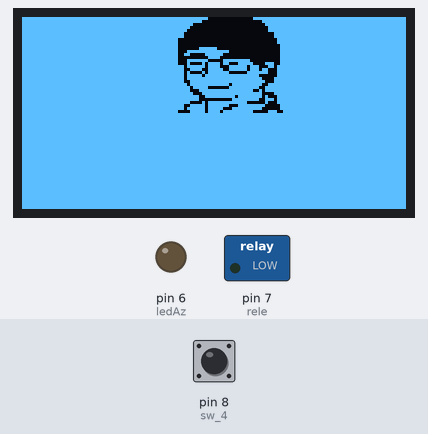
The sketch below on a simulated Arduino Uno, built with avr-gcc and run on an emulated ATmega328P. Shown: 128×64 one-colour display, switched loads named in the sketch (green lamp = pin HIGH), output pins drawn as LEDs (lit = HIGH). The test bench sets the inputs (shaded band); at power-on: pin 8 (sw_4) LOW.

Above: at 7.51 s.
At 13.6 s:
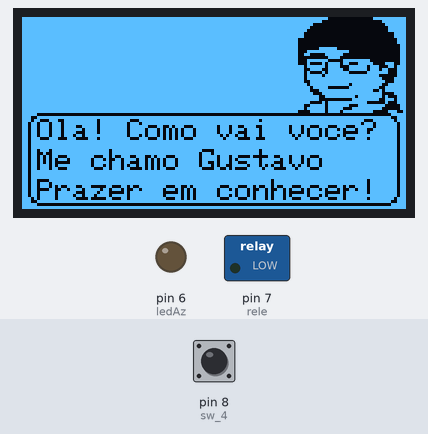
At 18.7 s:
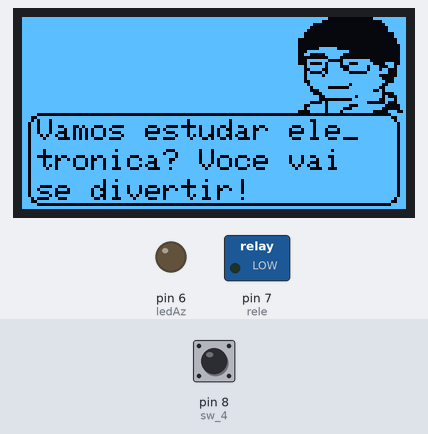
At 22.8 s:
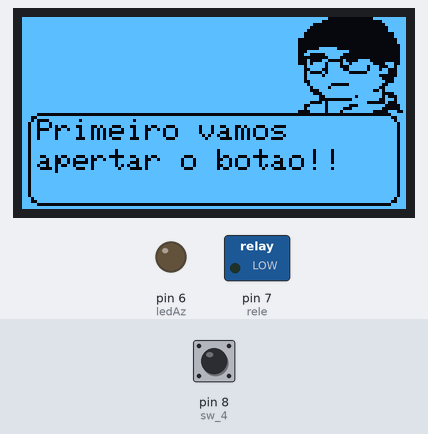
Timing chart, 0 to 24.3 s (numbered marks = the images above):
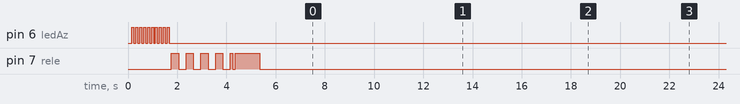

The sketch:

programa_teste.ino
```cpp
//-------------------------------------------------------------------------------------------------------------------------------------------------------------------
//                                                                            INCLUDES
//-------------------------------------------------------------------------------------------------------------------------------------------------------------------
#include <SPI.h>
#include <Wire.h>
#include <Adafruit_GFX.h>
#include <Adafruit_SSD1306.h>

Adafruit_SSD1306 display = Adafruit_SSD1306(128, 64, &Wire);
//--------------> INPUTS
#define sw_4 8

//--------------> OUTPUTS
#define rele 7
#define ledAz 6

#include "DesenhosGustavo.h"
#include "TelasBotao.h"
#include "atons.h"
#include "funcaoTelas.h"
#include "AnimacaoTelas.h"

//#define ledVm1 4
//#define ledAm1 5
//#define ledVd1 6
//
//#define ledVm2 7
//#define ledAm2 8
//#define ledVd2 9
//-------------------------------------------------------------------------------------------------------------------------------------------------------------------
//                                                                              SETUP
//-------------------------------------------------------------------------------------------------------------------------------------------------------------------
void setup()
{
  Serial.begin(9600);
  pinMode(sw_4, INPUT);
  pinMode(rele,OUTPUT);
  pinMode(ledAz,OUTPUT);
  if(!display.begin(SSD1306_SWITCHCAPVCC, 0x3C))
  {
    Serial.println(F("SSD1306 allocation failed"));
    for(;;); // Don't proceed, loop forever
  }
  display.clearDisplay(); // Clear the buffer
  display.display();
  delay(100);

  for (int x = 0; x < 10; x++) {
  digitalWrite(ledAz, HIGH);
  delay(80);
  digitalWrite(ledAz, LOW);
  delay(80);
  }

  for (int x = 0; x < 4; x++) {
  digitalWrite(rele, HIGH);
  delay(300);
  digitalWrite(rele, LOW);
  delay(300);
  }

  digitalWrite(rele, HIGH);
  delay(100);
  digitalWrite(rele, LOW);
  delay(100);
  digitalWrite(rele, HIGH);
  delay(1000);
  digitalWrite(rele, LOW);
  delay(600);

 sequenciaTelas();
}

//-------------------------------------------------------------------------------------------------------------------------------------------------------------------
//                                                                             LOOP
//-------------------------------------------------------------------------------------------------------------------------------------------------------------------
void loop() {
}
```

AnimacaoTelas.h
```cpp
void sequenciaTelas()
{
  display.clearDisplay(); // Clear the buffer
  display.display();
  delay(100);

//----------------------------------------------------------------------- INTRODUÇÃO


  drawGustavoSereno(50,0);    // Draw a small bitmap image
  for(int i=0;i<8;i++)
  {
    display.invertDisplay(false);
    delay(80);
    display.invertDisplay(true);
    delay(80);
  }

  display.startscrollright(0x00, 0x0F);
  delay(2650);
  display.stopscroll();
  delay(500);
  display.clearDisplay();
//---------------------------------------------------------------------- PRIMEIRA CENA
  display.drawRoundRect(2, 32, 124,31,4, 1);
  display.setTextSize(1);
  display.setTextColor(SSD1306_WHITE);
  display.setCursor(5, 34);
//------------------"xxxxxxxxxxxxx"---
  display.println(F("Ola! Como vai voce? "));
  display.setCursor(5, 44);
  display.println(F("Me chamo Gustavo"));
  display.setCursor(5, 54);
  display.println(F("Prazer em conhecer!"));

  for(int i=0;i<12;i++){
    drawGustavoFalando(90,0);
    delay(90);
    display.fillRoundRect(85, 0, 43,32 , 1, BLACK);
    drawGustavoSereno(90,0);
    delay(90);
    display.fillRoundRect(85, 0, 43,32 , 1, BLACK);
  }
  delay(2000);
//---------------------------------------------------------------------- SEGUNDA CENA
  display.fillRoundRect(3, 33, 122,29,4, BLACK);
  display.setTextSize(1);
  display.setTextColor(SSD1306_WHITE);
  display.setCursor(5, 34);
//------------------"xxxxxxxxxxxxx"---
  display.println(F("Vamos estudar ele_"));
  display.setCursor(5, 44);
  display.println(F("tronica? Voce vai "));
  display.setCursor(5, 54);
  display.println(F("se divertir!"));

  for(int i=0;i<12;i++){
    drawGustavoFalando(90,0);
    delay(90);
    display.fillRoundRect(85, 0, 43,32 , 1, BLACK);
    drawGustavoSereno(90,0);
    delay(90);
    display.fillRoundRect(85, 0, 43,32 , 1, BLACK);
  }
  delay(2000);
//---------------------------------------------------------------------- TERCEIRA CENA
  display.fillRoundRect(3, 33, 122,29,4, BLACK);
  display.setTextSize(1);
  display.setTextColor(SSD1306_WHITE);
  display.setCursor(5, 34);
//------------------"xxxxxxxxxxxxx"---
  display.println(F("Primeiro vamos"));
  display.setCursor(5, 44);
  display.println(F("apertar o botao!!"));
  display.setCursor(5, 54);
  display.println(F(""));

  for(int i=0;i<8;i++){
    drawGustavoBravo2(90,0);
    delay(90);
    display.fillRoundRect(85, 0, 43,32 , 1, BLACK);
    drawGustavoBravo(90,0);
    delay(90);
    display.fillRoundRect(85, 0, 43,32 , 1, BLACK);
  }
  drawGustavoBravo(90,0);

  delay(1000);
//---------------------------------------------------------------------- QUARTA CENA (BOTAO)
  display.clearDisplay();
  aperteBotao();
  while(!digitalRead(sw_4)){
    drawBtPasso0(56,0);
    delay(90);
    display.fillRect(56, 0, 72,40 ,BLACK);
    drawBtPasso1(56,0);
    delay(90);
    display.fillRect(56, 0, 72,40 ,BLACK);
    drawBtPasso2(56,0);
    delay(90);
    display.fillRect(56, 0, 72,40 ,BLACK);
    drawBtPasso3(56,0);
    delay(90);
    display.fillRect(56, 0, 72,40 ,BLACK);
    drawBtPasso4(56,0);
    delay(90);
    display.fillRect(56, 0, 72,40 ,BLACK);
    drawBtPasso5(56,0);
    delay(90);
    display.fillRect(56, 0, 72,40 , BLACK);
    drawBtPasso4(56,0);
    delay(90);
    display.fillRect(56, 0, 72,40 , BLACK);
    drawBtPasso3(56,0);
    delay(90);
    display.fillRect(56, 0, 72,40, BLACK);
    drawBtPasso2(56,0);
    delay(90);
    display.fillRect(56, 0, 72,40, BLACK);
    drawBtPasso1(56,0);
    delay(90);
    display.fillRect(56, 0, 72,40, BLACK);
  }
//---------------------------------------------------------------------- QUINTA CENA
  display.clearDisplay();
  display.drawRoundRect(2, 32, 124,31,4, 1);
  display.setTextSize(1);
  display.setTextColor(SSD1306_WHITE);
  display.setCursor(30, 44);
//------------------"xxxxxxxxxxxxx"---
  display.println(F("Ola Mundo!!! "));
  drawGustavoSereno(50,0);
  delay(90);

  for (int thisNote = 0; thisNote < notes * 2; thisNote = thisNote + 2) {
    divider2 = melody[thisNote + 1];
    if (divider2 > 0) {
      noteDurations = (wholenotes) / divider2;
    }
    else if (divider2 < 0) {
      noteDurations = (wholenotes) / abs(divider2);
      noteDurations *= 1.5;
    }
    tone(5, melody[thisNote], noteDurations * 0.9);
    delay(noteDurations);
    noTone(5);
}

  delay(1000);
  }
```

atons.h
```cpp
#define NOTE_B0  31
#define NOTE_C1  33
#define NOTE_CS1 35
#define NOTE_D1  37
#define NOTE_DS1 39
#define NOTE_E1  41
#define NOTE_F1  44
#define NOTE_FS1 46
#define NOTE_G1  49
#define NOTE_GS1 52
#define NOTE_A1  55
#define NOTE_AS1 58
#define NOTE_B1  62
#define NOTE_C2  65
#define NOTE_CS2 69
#define NOTE_D2  73
#define NOTE_DS2 78
#define NOTE_E2  82
#define NOTE_F2  87
#define NOTE_FS2 93
#define NOTE_G2  98
#define NOTE_GS2 104
#define NOTE_A2  110
#define NOTE_AS2 117
#define NOTE_B2  123
#define NOTE_C3  131
#define NOTE_CS3 139
#define NOTE_D3  147
#define NOTE_DS3 156
#define NOTE_E3  165
#define NOTE_F3  175
#define NOTE_FS3 185
#define NOTE_G3  196
#define NOTE_GS3 208
#define NOTE_A3  220
#define NOTE_AS3 233
#define NOTE_B3  247
#define NOTE_C4  262
#define NOTE_CS4 277
#define NOTE_D4  294
#define NOTE_DS4 311
#define NOTE_E4  330
#define NOTE_F4  349
#define NOTE_FS4 370
#define NOTE_G4  392
#define NOTE_GS4 415
#define NOTE_A4  440
#define NOTE_AS4 466
#define NOTE_B4  494
#define NOTE_C5  523
#define NOTE_CS5 554
#define NOTE_D5  587
#define NOTE_DS5 622
#define NOTE_E5  659
#define NOTE_F5  698
#define NOTE_FS5 740
#define NOTE_G5  784
#define NOTE_GS5 831
#define NOTE_A5  880
#define NOTE_AS5 932
#define NOTE_B5  988
#define NOTE_C6  1047
#define NOTE_CS6 1109
#define NOTE_D6  1175
#define NOTE_DS6 1245
#define NOTE_E6  1319
#define NOTE_F6  1397
#define NOTE_FS6 1480
#define NOTE_G6  1568
#define NOTE_GS6 1661
#define NOTE_A6  1760
#define NOTE_AS6 1865
#define NOTE_B6  1976
#define NOTE_C7  2093
#define NOTE_CS7 2217
#define NOTE_D7  2349
#define NOTE_DS7 2489
#define NOTE_E7  2637
#define NOTE_F7  2794
#define NOTE_FS7 2960
#define NOTE_G7  3136
#define NOTE_GS7 3322
#define NOTE_A7  3520
#define NOTE_AS7 3729
#define NOTE_B7  3951
#define NOTE_C8  4186
#define NOTE_CS8 4435
#define NOTE_D8  4699
#define NOTE_DS8 4978
#define REST      0
//
//int melody[] = {
//  NOTE_FS5, NOTE_FS5, NOTE_D5, NOTE_B4, NOTE_B4, NOTE_E5,
//  NOTE_E5, NOTE_E5, NOTE_GS5, NOTE_GS5, NOTE_A5, NOTE_B5,
//  NOTE_A5, NOTE_A5, NOTE_A5, NOTE_E5, NOTE_D5, NOTE_FS5,
//  NOTE_FS5, NOTE_FS5, NOTE_E5, NOTE_E5, NOTE_FS5, NOTE_E5
//};
//
//
//int durations[] = {
//  8, 8, 8, 4, 4, 4,
//  4, 5, 8, 8, 8, 8,
//  8, 8, 8, 4, 4, 4,
//  4, 5, 8, 8, 8, 8
//};
//
//int songLength = sizeof(melody)/sizeof(melody[0]);


int tempo_M = 120;

int melody[] = {
//  NOTE_FS4,2, NOTE_E4,2,
//  NOTE_D4,2, NOTE_CS4,2,
//  NOTE_B3,2, NOTE_A3,2,
//  NOTE_B3,2, NOTE_CS4,2,
//  NOTE_FS4,2, NOTE_E4,2,
//  NOTE_D4,2, NOTE_CS4,2,
//  NOTE_B3,2, NOTE_A3,2,
//  NOTE_B3,2, NOTE_CS4,2,
//  NOTE_D4,2, NOTE_CS4,2,
//  NOTE_B3,2, NOTE_A3,2,
//  NOTE_G3,2, NOTE_FS3,2,
//  NOTE_G3,2, NOTE_A3,2,

  NOTE_D4,4, NOTE_FS4,8, NOTE_G4,8, NOTE_A4,4, NOTE_FS4,8, NOTE_G4,8,
  NOTE_A4,4, NOTE_B3,8, NOTE_CS4,8, NOTE_D4,8, NOTE_E4,8, NOTE_FS4,8, NOTE_G4,8,
  NOTE_FS4,4, NOTE_D4,8, NOTE_E4,8, NOTE_FS4,4, NOTE_FS3,8, NOTE_G3,8,
  NOTE_A3,8, NOTE_G3,8, NOTE_FS3,8, NOTE_G3,8, NOTE_A3,2,
  NOTE_G3,4, NOTE_B3,8, NOTE_A3,8, NOTE_G3,4, NOTE_FS3,8, NOTE_E3,8,
  NOTE_FS3,4, NOTE_D3,8, NOTE_E3,8, NOTE_FS3,8, NOTE_G3,8, NOTE_A3,8, NOTE_B3,8,

  NOTE_G3,4, NOTE_B3,8, NOTE_A3,8, NOTE_B3,4, NOTE_CS4,8, NOTE_D4,8,
  NOTE_A3,8, NOTE_B3,8, NOTE_CS4,8, NOTE_D4,8, NOTE_E4,8, NOTE_FS4,8, NOTE_G4,8, NOTE_A4,2,
  NOTE_A4,4, NOTE_FS4,8, NOTE_G4,8, NOTE_A4,4,
  NOTE_FS4,8, NOTE_G4,8, NOTE_A4,8, NOTE_A3,8, NOTE_B3,8, NOTE_CS4,8,
  NOTE_D4,8, NOTE_E4,8, NOTE_FS4,8, NOTE_G4,8, NOTE_FS4,4, NOTE_D4,8, NOTE_E4,8,
  NOTE_FS4,8, NOTE_CS4,8, NOTE_A3,8, NOTE_A3,8,
//
//  NOTE_CS4,4, NOTE_B3,4, NOTE_D4,8, NOTE_CS4,8, NOTE_B3,4,
//  NOTE_A3,8, NOTE_G3,8, NOTE_A3,4, NOTE_D3,8, NOTE_E3,8, NOTE_FS3,8, NOTE_G3,8,
//  NOTE_A3,8, NOTE_B3,4, NOTE_G3,4, NOTE_B3,8, NOTE_A3,8, NOTE_B3,4,
//  NOTE_CS4,8, NOTE_D4,8, NOTE_A3,8, NOTE_B3,8, NOTE_CS4,8, NOTE_D4,8, NOTE_E4,8,
//  NOTE_FS4,8, NOTE_G4,8, NOTE_A4,2
};


int notes = sizeof(melody) / sizeof(melody[0]) / 2;

int wholenotes = (60000 * 4) / tempo_M;

int divider2 = 0, noteDurations = 0;
```

funcaoTelas.h
```cpp
//-------------------------------------------------------------------------------------------------------------------------------------------------------------------
//                                                                         DRAW BITMAP
//-------------------------------------------------------------------------------------------------------------------------------------------------------------------
void drawGustavoSereno(int width, int height) {
  display.drawBitmap(width,height,gustavoSereno,40, 32, 1);
  display.display();
  delay(10);
}

void drawGustavoBravo(int width, int height) {
  display.drawBitmap(width,height,gustavoBravo,40, 32, 1);
  display.display();
  delay(10);
}

void drawGustavoBravo2(int width, int height) {
  display.drawBitmap(width,height,gustavoBravo2,40, 32, 1);
  display.display();
  delay(10);
}

void drawTelaTeste(int width, int height) {
  display.drawBitmap(width,height,telaTeste,128, 64, 1);
  display.display();
  delay(10);
}

void drawGustavoFalando(int width, int height) {
  display.drawBitmap(width,height,gustavoFalando,40, 32, 1);
  display.display();
  delay(10);
}

void drawBtPasso0(int width, int height) {
  display.drawBitmap(width,height,BtPasso0,72,40, 1);
  display.display();
  delay(10);
}
void drawBtPasso1(int width, int height) {
  display.drawBitmap(width,height,BtPasso1,72,40, 1);
  display.display();
  delay(10);
}
void drawBtPasso2(int width, int height) {
  display.drawBitmap(width,height,BtPasso2,72,40, 1);
  display.display();
  delay(10);
}
void drawBtPasso3(int width, int height) {
  display.drawBitmap(width,height,BtPasso3,72,40, 1);
  display.display();
  delay(10);
}
void drawBtPasso4(int width, int height) {
  display.drawBitmap(width,height,BtPasso4,72,40, 1);
  display.display();
  delay(10);
}
void drawBtPasso5(int width, int height) {
  display.drawBitmap(width,height,BtPasso5,72,40, 1);
  display.display();
  delay(10);
}

void aperteBotao(){
  display.setTextSize(1);
  display.setTextColor(SSD1306_WHITE);
  display.setCursor(5, 12);
//------------------"xxxxxxxxxxxxx"---
  display.println(F("Aperte o"));
  display.setCursor(5, 22);
//------------------"xxxxxxxxxxxxx"---
  display.println(F("botao"));
    display.setCursor(5, 32);
//------------------"xxxxxxxxxxxxx"---
  display.println(F("SW_4!"));
  }
```

Source omitted: enhosGustavo.h (data table, 10677 bytes), TelasBotao.h (data table, 13265 bytes)

Measured:
- by itself, pin 6 (ledAz): alternates HIGH for 0.08 s and LOW for 0.08 s, 20 changes in all, then stays LOW
- by itself, pin 7 (rele): goes 4 × (HIGH 0.30 s, LOW 0.30 s), HIGH 0.10 s, LOW 0.10 s, HIGH 1.0 s, then LOW
- what the display in image 1 shows lasts 2.1 s, from 13.6 s to 15.7 s
